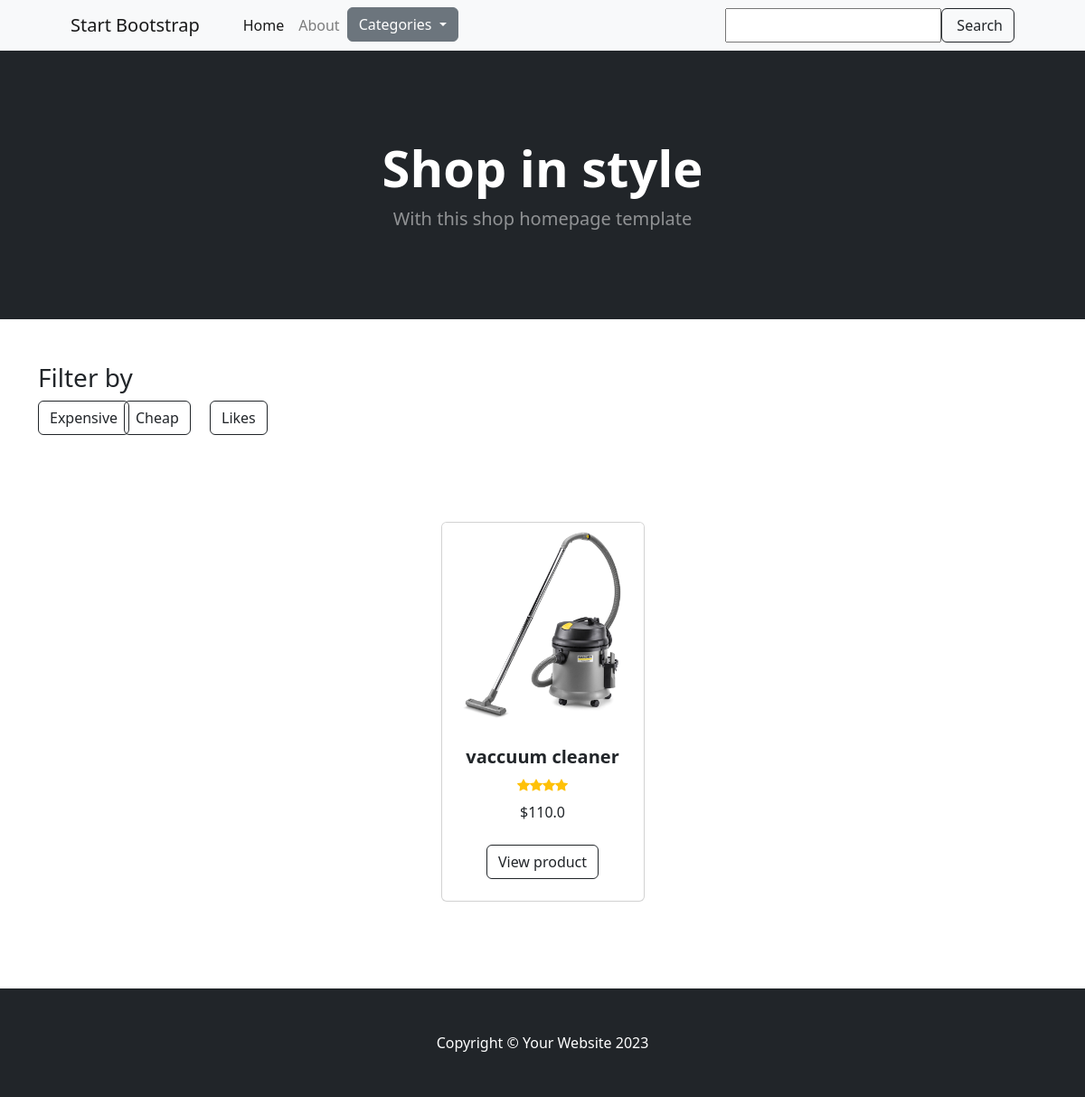
Before: /category/2/ with the older database file.
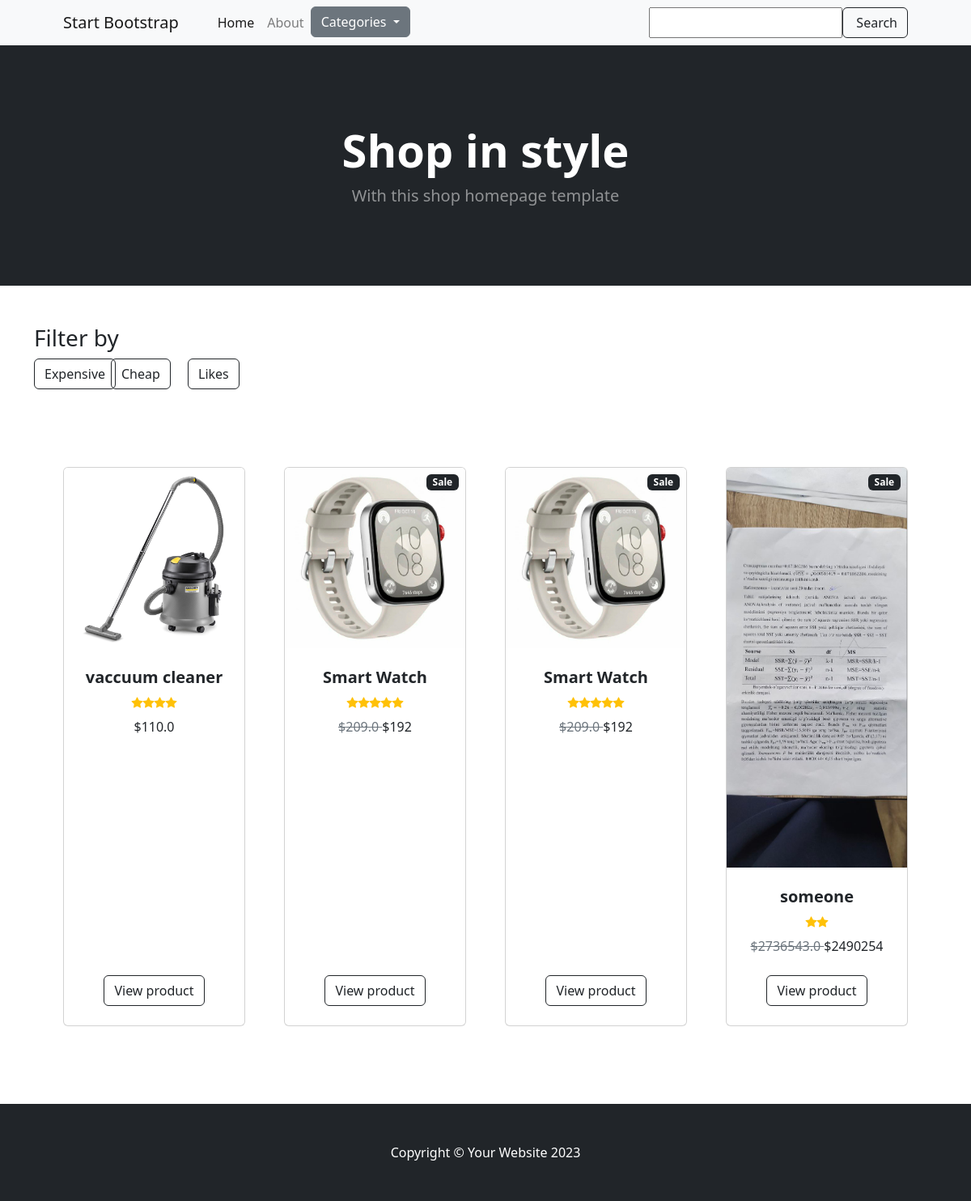
After: the same page with the newer database file.
### shop_website/models.py (models this page shows, shortened)
class BaseModel(models.Model):
    created_at=models.DateTimeField(auto_now_add=True)
    updated_at=models.DateTimeField(auto_now=True)
    class Meta:
        abstract=True

class Product(BaseModel):
    class RatingChoices(models.IntegerChoices):
        zero = 0
        one = 1
        two = 2
        three = 3
        four = 4
        five = 5
    name=models.CharField(max_length=100)
    description=models.TextField(null=True, blank=True)
    price=models.FloatField()
    category=models.ForeignKey('Category', on_delete=models.CASCADE, related_name='products')
    quantity=models.PositiveIntegerField(default=0)
    rating=models.PositiveIntegerField(choices=RatingChoices.choices, default=RatingChoices.zero.value)
    discount=models.PositiveIntegerField(default=0)
    image=models.ImageField(upload_to='products', default='sample_image.pg')
    @property
    def discounted_price(self):
        if self.discount > 0:
            return int(self.price * (1-self.discount/100))
        return self.price

### shop_website/views.py (the view)
# urls.py: path('category/<int:category_id>/', views.product_list, name='category_detail_id'),
def product_list(request, category_id: Optional[int]=None ):
    categories=Category.objects.all().order_by('id')
    if category_id:
        products=Product.objects.filter(category=category_id)
    else:
        products = Product.objects.all()
    context={
    'products': products,
    'categories': categories }
    return render (request, 'shop_website/home.html', context)

### shop_website/templates/shop_website/home.html (shortened to what this page needs)
{% load static %}
<!DOCTYPE html>
<html lang="en">
    <head>
        <link rel="stylesheet" href="https://cdn.jsdelivr.net/npm/bootstrap@4.0.0/dist/css/bootstrap.min.css">
        <link href="https://cdn.jsdelivr.net/npm/bootstrap-icons@1.5.0/font/bootstrap-icons.css" rel="stylesheet" />
        <link href="{%static 'shop_website/css/styles.css' %}" rel="stylesheet" />
    </head>
    <body>
        <nav class="navbar navbar-expand-lg navbar-light bg-light">
            <div class="container px-4 px-lg-5">
                <a class="navbar-brand" href="#!">Start Bootstrap</a>
                <div class="collapse navbar-collapse" id="navbarSupportedContent">
                    <ul class="navbar-nav me-auto mb-2 mb-lg-0 ms-lg-4">
                        <li class="nav-item"><a class="nav-link active" aria-current="page" href=" {% url 'product_list' %}">Home</a></li>
                        <li class="nav-item"><a class="nav-link" href="#!">About</a></li>
                        <li class="nav-item dropdown">
                            <button class="btn btn-secondary dropdown-toggle" type="button" id="dropdownMenuButton2" data-bs-toggle="dropdown" aria-expanded="false">
                                Categories
                            </button>
                        </li>
                    </ul>
                    <form class="d-flex">
                        <input type="text" class="form-contro">
                        <button class="btn btn-outline-dark" type="submit">
                            Search
                        </button>
                    </form>
                </div>
            </div>
        </nav>
        <header class="bg-dark py-5">
            <div class="container px-4 px-lg-5 my-5">
                <div class="text-center text-white">
                    <h1 class="display-4 fw-bolder">Shop in style</h1>
                    <p class="lead fw-normal text-white-50 mb-0">With this shop homepage template</p>
                </div>
            </div>
        </header>
        <div class="container mt-5">
            <div class="text-left">
                <h3>Filter by</h3>
            </div>
            <div class="row">
                <div class="col-1">
                    <a class="btn btn-outline-dark mt-auto" href="#"> Expensive </a>
                </div>
                <div class="col-1">
                    <a class="btn btn-outline-dark mt-auto" href="#"> Cheap </a>
                </div>
                <div class="col-1">
                    <a class="btn btn-outline-dark mt-auto" href="#"> Likes </a>
                </div>
            </div>
        </div>
        <section class="py-5">
            <div class="container px-4 px-lg-5 mt-5">
                <div class="row gx-4 gx-lg-5 row-cols-2 row-cols-md-3 row-cols-xl-4 justify-content-center">
                    {% for product in products %}
                        <div class="col mb-5">
                            <div class="card h-100">
                                {% if product.discount > 0 %}
                                    <div class="badge bg-dark text-white position-absolute" style="top: 0.5rem; right: 0.5rem">Sale</div>
                                {% endif %}
                                {% if product.image %}
                                    <img class="card-img-top" src="{{ product.image.url }}" alt="..." />
                                {%else %}
                                    <img class="card-img-top" src="{% static 'path/to/default/image.jpg' %}" alt="Default Image" />
                                {% endif %}
                                <div class="card-body p-4">
                                    <div class="text-center">
                                        <h5 class="fw-bolder">{{ product.name }}</h5>
                                        <div class="d-flex justify-content-center small text-warning mb-2">
                                            {% with ''|center:product.rating as ratings %}
                                                {%  for rating in ratings %}
                                                    <div class="bi-star-fill"></div>
                                                {% endfor %}
                                            {% endwith %}
                                        </div>
                                            {% if product.discount > 0 %}
                                                <span class="text-muted text-decoration-line-through">
                                                ${{product.price}} </span>
                                                ${{product.discounted_price}}
                                            {% else%}
                                                ${{product.price}}
                                            {% endif %}
                                    </div>
                                </div>
                                <div class="card-footer p-4 pt-0 border-top-0 bg-transparent">
                                    <div class="text-center"><a class="btn btn-outline-dark mt-auto" href="{% url 'product_details' product.id  %}">View product</a></div>
                                </div>
                            </div>
                        </div>
                    {% endfor %}
                </div>
            </div>
        </section>
        <footer class="py-5 bg-dark">
            <div class="container"><p class="m-0 text-center text-white">Copyright &copy; Your Website 2023</p></div>
        </footer>
    </body>
</html>

Changed rows visible on the page:
added Product: shows "Sale", image (picture), name "Smart Watch", rating 5 (drawn), price "209.0", discounted_price "192"
added Product: shows "Sale", image (picture), name "Smart Watch", rating 5 (drawn), price "209.0", discounted_price "192"
added Product: shows "Sale", image (picture), name "someone", rating 2 (drawn), price "2736543.0", discounted_price "2490254"
